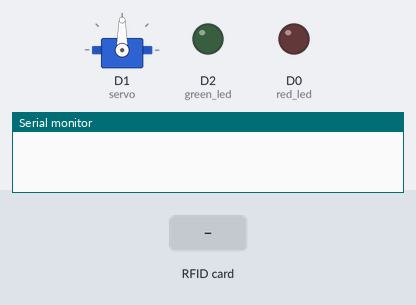
Bench run of a sketch on a simulated ESP8266 (NodeMCU). Shown: servo, output pins drawn as LEDs (lit = HIGH), the last lines printed to the serial monitor. The inputs (shaded band) are chosen by the test bench.

Above: at 1.2 s.
1.3 s: RFID card 16 41 21 27 40 held to the reader
At 2.3 s:
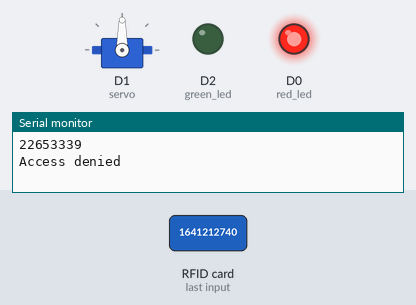
Timing chart, 0 to 4.3 s (numbered marks = the images above; inputs shaded):
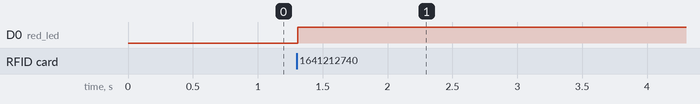

Measured:
- after the input at 1.3 s, D0 (red_led): LOW → HIGH at once

The sketch:

NodeMCU_RFIDv2.0.ino
```cpp
/* Read RFID Tag with RC522 RFID Reader
 *  Made by miliohm.com
 */

#include <SPI.h>
#include <MFRC522.h>
#include <Servo.h> // including servo library.
constexpr uint8_t RST_PIN = D3;     // Configurable, see typical pin layout above
constexpr uint8_t SS_PIN = D4;     // Configurable, see typical pin layout above
MFRC522 rfid(SS_PIN, RST_PIN); // Instance of the class
MFRC522::MIFARE_Key key;
Servo servo_1; // Giving name to servo.
#define red_led D0
#define green_led D2
#define servo D1
String tag;
void setup() {
  Serial.begin(115200);
  pinMode(red_led,OUTPUT);
  pinMode(green_led,OUTPUT);
  pinMode(servo         ,OUTPUT);
  servo_1.attach(D1 ); // Attaching Servo to D1
  digitalWrite(red_led, LOW);
  digitalWrite(green_led, LOW);
  digitalWrite(servo, LOW);
  SPI.begin(); // Init SPI bus
  rfid.PCD_Init(); // Init MFRC522
}
void loop() {

  if ( ! rfid.PICC_IsNewCardPresent())
    return;
  if (rfid.PICC_ReadCardSerial()) {
    for (byte i = 0; i < 4; i++) {
      tag += rfid.uid.uidByte[i];
    }
    Serial.println(tag);
    // || tag == "60588474"
    if(tag == "1641212740"){
        Serial.println("Access granted");
        digitalWrite(green_led,HIGH);
        digitalWrite(servo,HIGH);
      }
    else{
        Serial.println("Access denied");
        digitalWrite(red_led,HIGH);
        digitalWrite(green_led,LOW);
        digitalWrite(servo,LOW);
      }
    tag = "";
    rfid.PICC_HaltA();
    rfid.PCD_StopCrypto1();
  }
}
```
